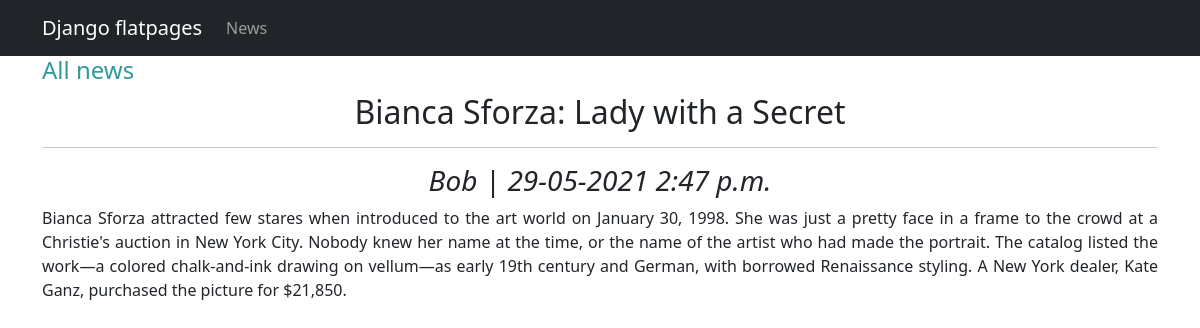
The page /news/2 on the database its author committed.
### backend/models.py (models this page shows, shortened)
class Post(models.Model):
    author = models.ForeignKey(Author, on_delete = models.CASCADE)
    my_post_type = [('article', 'article'), ('news', 'news')]
    post_type = models.CharField(max_length = 7, choices = my_post_type)
    create_data = models.DateTimeField(auto_now_add = True)
    title = models.CharField(max_length = 255)
    content = models.TextField()
    rating = models.IntegerField(default = 0)
    category = models.ManyToManyField(Category, through = 'PostCategory')

class Author(models.Model):
    user = models.OneToOneField(User, on_delete = models.CASCADE)
    rating = models.IntegerField(default = 0)
    def __str__(self):
        return f'{self.user.username}'

### backend/views.py (the view)
# urls.py: path('<int:pk>', PostDetail.as_view()),
class PostDetail(DetailView):
    model = Post
    template_name = 'new.html'
    context_object_name = 'post'

### backend/templatetags/custom_filters.py (called while the page is built)
@register.filter(name='censor')
def censor(value):
    words_list = value.split()
    for index, word in enumerate(words_list):
        if word.lower() in obscene_words:
            words_list[index] = "<...>"
    return " ".join(words_list)

### templates/new.html (shortened to what this page needs)
{% extends 'default.html' %}
{% load custom_filters %}
{% block content %}
    <a href="/.." style="text-decoration: none; color: #339999;">
        <h4 style="text-align: left">All news</h4>
    </a>
    <h2>{{ post.title|censor }}</h2>
    <hr>
    <h3><i>{{ post.author }} | {{ post.create_data|date:"d-m-Y P" }}</i></h3>
    <p style="text-align: justify">{{ post.content|censor }}</p>
{% endblock content %}

### rows shown on the page
Post: title|censor "Bianca Sforza: Lady with a Secret", author "Bob", create_data "29-05-2021 2:47 p.m.", content|censor "Bianca Sforza attracted few stares when introduced to the art world on January 30, 1998. She was just a pretty face in a frame to the crowd at a Christie's auction in New York City. Nobody knew her name at the time, or the name of the artist who had made the portrait. The catalog listed the work—a colored chalk-and-ink drawing on vellum—as early 19th century and German, with borrowed Renaissance styling. A New York dealer, Kate Ganz, purchased the picture for $21,850."
